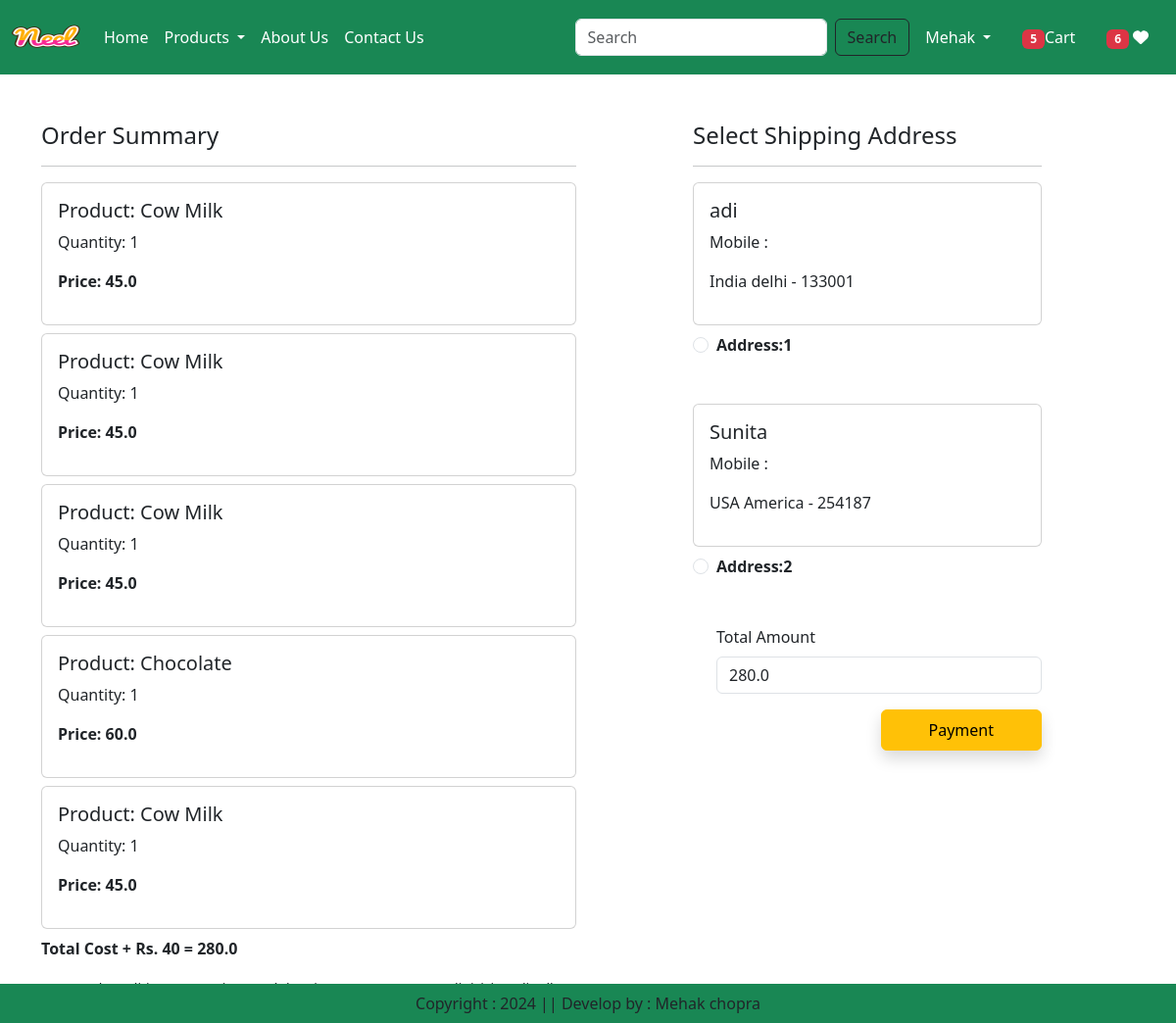
/checkout/ (signed in), run on an earlier commit of the app's database.
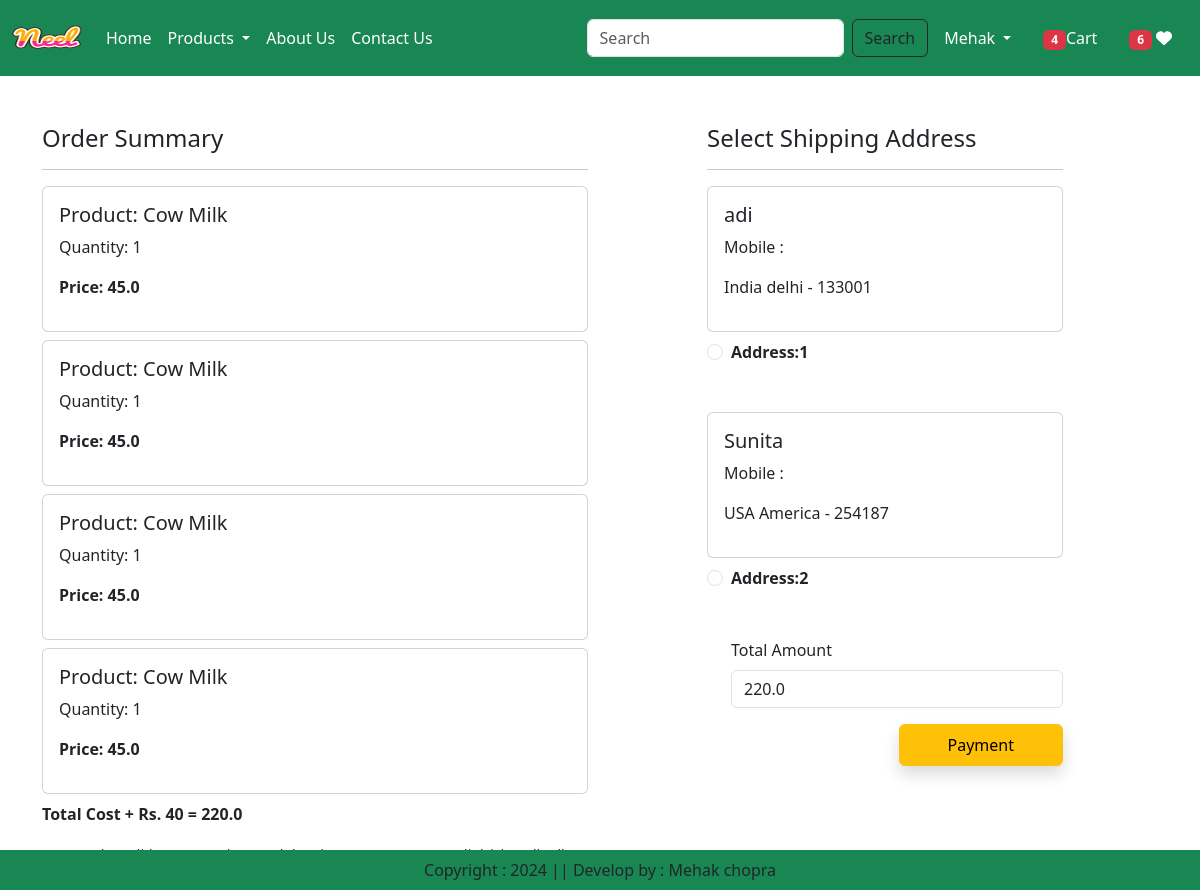
And on a later commit of the database.
### app/models.py (models this page shows, shortened)
class Cart(models.Model):
    user = models.ForeignKey(User,on_delete=models.CASCADE)
    product = models.ForeignKey(Product,on_delete=models.CASCADE)
    quantity = models.PositiveIntegerField(default=1)

class Product(models.Model):
    title = models.CharField(max_length=100)
    selling_price = models.FloatField()
    discounted_price = models.FloatField()
    description = models.TextField()
    composition = models.TextField(default=' ')
    prodapp = models.TextField(default=' ')
    category = models.CharField(choices=CATEGORY_CHOICES, max_length=2)
    product_image = models.ImageField(upload_to='product')

class Customer(models.Model):
     user=        models.ForeignKey(User,on_delete=models.CASCADE)
     name=        models.CharField(max_length=500)
     locality=    models.CharField(max_length=500)
     city=        models.CharField(max_length=100)
     mobile=      models.IntegerField(default=0)
     zipcode=     models.IntegerField()
     state=       models.CharField(choices=STATE_CHOICES,max_length = 100)

### app/views.py (the view)
# urls.py: path('checkout/', views.checkout.as_view(), name='checkout'),
@method_decorator(login_required,name='dispatch')
class checkout(View):
    def get(self,request):
         totalitem = 0
         wishitem = 0
         if request.user.is_authenticated:
            totalitem = len(Cart.objects.filter(user=request.user))
            wishitem = len(Wishlist.objects.filter(user=request.user))
         user=request.user
         add=Customer.objects.filter(user=user)
         cart_items=Cart.objects.filter(user=user)
         famount = 0
         for p in cart_items:
            value = p.quantity * p.product.discounted_price
            famount = famount + value
         totalamount = famount + 40
         return render(request, 'app/checkout.html', locals())

### app/templates/app/checkout.html (shortened to what this page needs)
{% extends 'app/base.html' %}
{% load static %}
{% block main-content  %}
<div class="container">
    <div class="row mt-5">
        <div class="col-sm-6">
            <h4>Order Summary</h4>
            <hr>
            {% for item in cart_items %}
               <div class="card mb-2">
                <div class="card-body">
                    <h5>Product: {{item.product.title}}</h5>
                    <p>Quantity: {{item.quantity}}</p>
                    <p class="fw-bold">Price: {{item.product.discounted_price}}</p>
                </div>
               </div>
            {%  endfor %}
             <p class="fw-bold">Total Cost + Rs. 40 = {{totalamount}}</p>
             <small>Term and condition : Lorem ipsum, dolor sit amet consectetur adipisicing elit. Illum adipisci cumque quis, dolorum repellendus aliquid dolores unde vel explicabo eius. </small>
        </div>
        <div class="col-sm-4 offset-sm-1">
            <h4>Select Shipping Address</h4>
            <hr>
            <form method="post" id="myform">
                {% for ad in add %}
              <div class = "card">
                <div class="card-body">
                    <h5>{{ad.name}}</h5>
                    <p>Mobile : {{ad.mpbile}}</p>
                    <p>{{ad.locality}} {{ad.city}} - {{ad.zipcode}}</p>
                </div>
             </div>
                <div class="form-check mt-2 mb-5">
                    <input class = "form-check-input" type="radio" name="custid{{forloop.counter}}" value="{{ad.id}}">
                    <label class="form-check-label fw-bold" for="custadd{{forloop.counter}}" >Address:{{forloop.counter}}</label>
                </div>
              {% endfor %}
              <div class="form-check mb-3">
                <label for="totalamount" class="form-label">Total Amount</label>
                <input type="number" class="form-control" name="totalamount" value="{{totalamount}}" readonly>
              </div>
              <div class="text-end">
                <a href="{% url 'orders' %}" class="btn btn-warning shadow px-5 py-2 ms-4">Payment</a>
              </div>
            </form>
        </div>
    </div>
</div>
{% endblock main-content %}

What changed in the data, as far as the page shows it:
removed Cart: product "Chocolate", quantity "1", product.discounted_price "60.0"
Also different on the page:
{{ totalitem }}: "5" → "4"
{{ totalamount }}: "280.0" → "220.0"
form field totalamount: "280.0" → "220.0"
